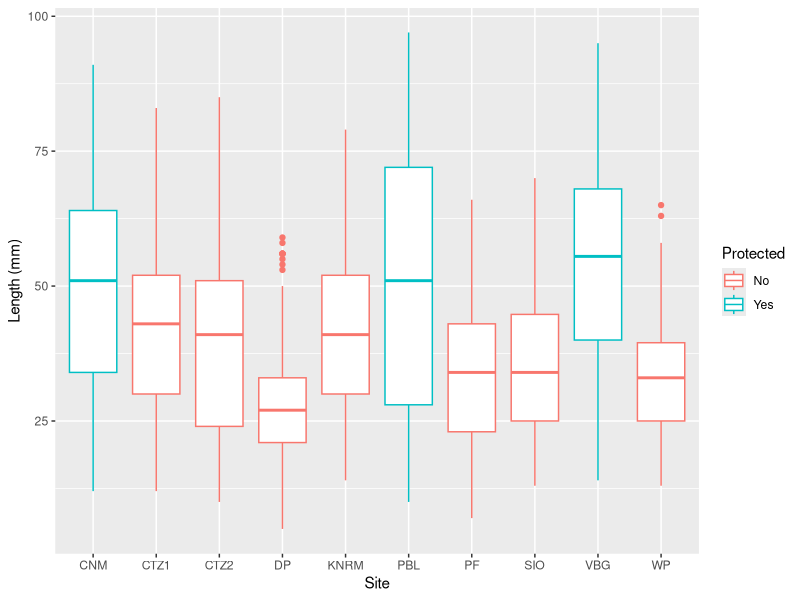
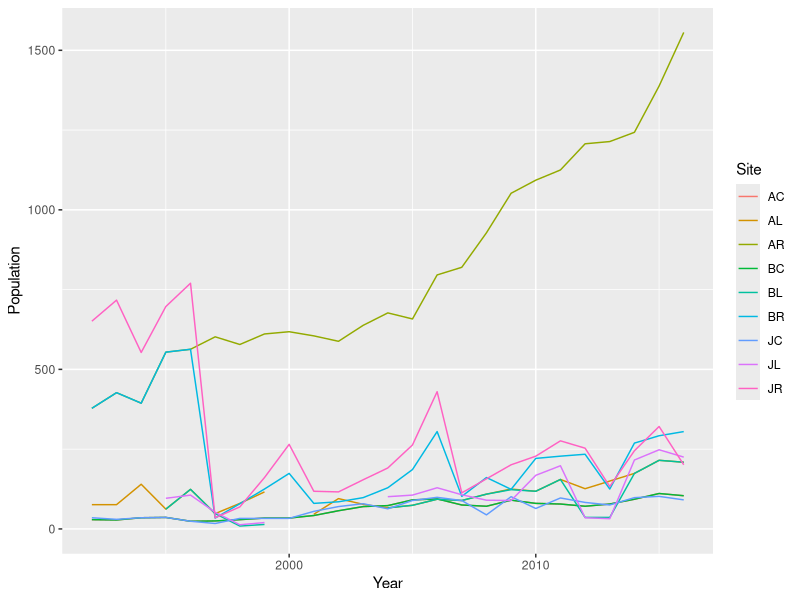

Generate these figures, in order, with R: (Note: this script raises an error after producing the figures.)
## ---- chunk 1
knitr::opts_chunk$set(echo = TRUE)
## ---- chunk 2
library(tidyverse)
library(here)
## ---- chunk 3
limpets_data <- read_csv(here("data", "limpets.csv"))
## ---- chunk 4
limpets_data <- read_csv(here("data", "limpets.csv"),col_types = "ncc")
## ---- chunk 5
factor(limpets_data$Site, levels = c("PBL", "KNRM", "VBG", "WP", "PF", "DP", "SIO", "CTZ1", "CTZ2", "CNM"), ordered = TRUE)
## ---- chunk 6
ggplot(data=limpets_data) + 
  geom_boxplot(mapping = aes(x = Site, y = Length, color = Protected)) + 
  labs(x = "Site", y = "Length (mm)")
## ---- chunk 7
roseate_data <- read_tsv(here("data", "roseate_terns.txt"))
## ---- chunk 8
tidy_roseate <- roseate_data %>% 
  pivot_longer(c(AR:JC), 
                names_to = "Site", 
                values_to = "Population")
## ---- chunk 9
tidy_roseate
## ---- chunk 10
filter(drop_na(tidy_roseate))
## ---- chunk 11
ggplot(data = tidy_roseate) + 
  geom_line(mapping = aes(x = year, y = Population, color = Site)) + 
  labs(x = "Year")
## ---- chunk 12
abalone_data <- read_csv(here("data", "abalone.csv"))
select(abalone_data, -(X1))
ggplot(data  = abalone_data) + 
  geom_boxplot(mapping = aes(x = Type, y = Height))
## ---- chunk 13
ggplot(data = abalone_data) + 
  geom_point(mapping = aes(x = Rings, y = Height))
## ---- chunk 14
abalone_data_filtered <- filter(abalone_data, Height <= 0.35)
factor(abalone_data_filtered$Type, levels = c("I", "M", "F"))
ggplot(data = abalone_data_filtered) + 
  geom_point(mapping = aes(x = Rings, y = Height, color = Type))
## ---- chunk 15
abalone_data_filtered[abalone_data_filtered$Height == 0, 'Height'] <- NA
ggplot(data = abalone_data_filtered) + 
  geom_point(mapping = aes(x = Rings, y = Height, color = Type))
## ---- chunk 16
ggplot(data = abalone_data_filtered) + 
  geom_point(mapping = aes(x = WholeWeight, y = Height, color = Type))
## ---- chunk 17
ggplot(data = abalone_data_filtered) + 
  geom_point(mapping = aes(x = WholeWeight, y = Diameter, color = Type))
